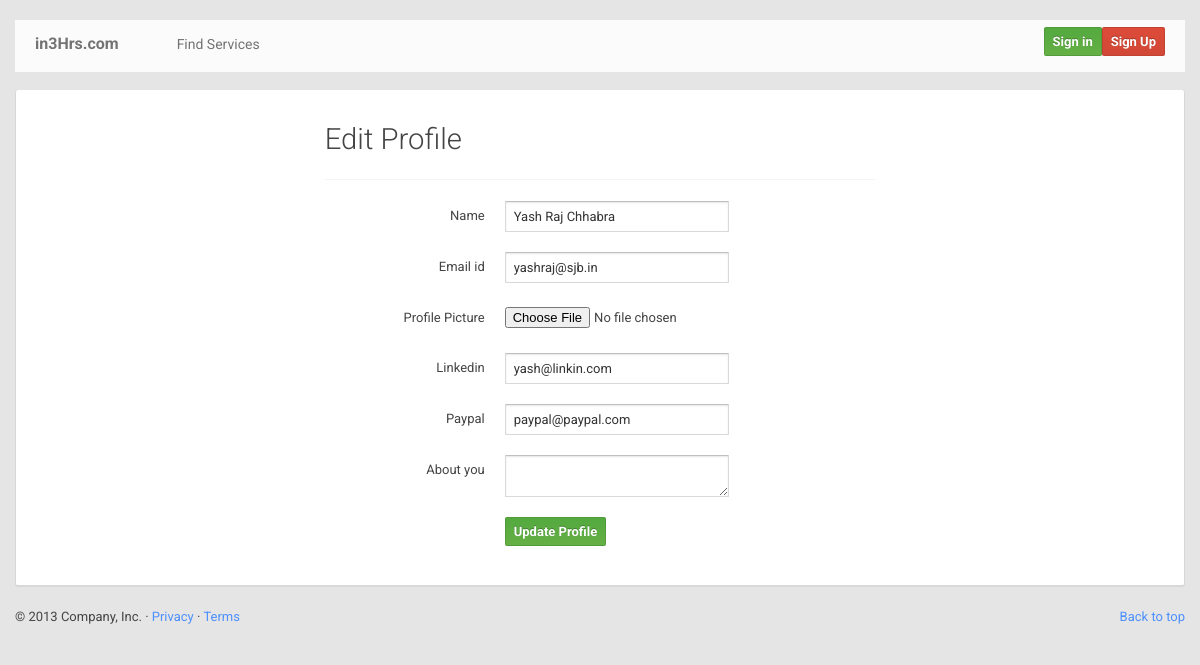
/public/user/index.php?edit=2, run on an earlier commit of the app's database.
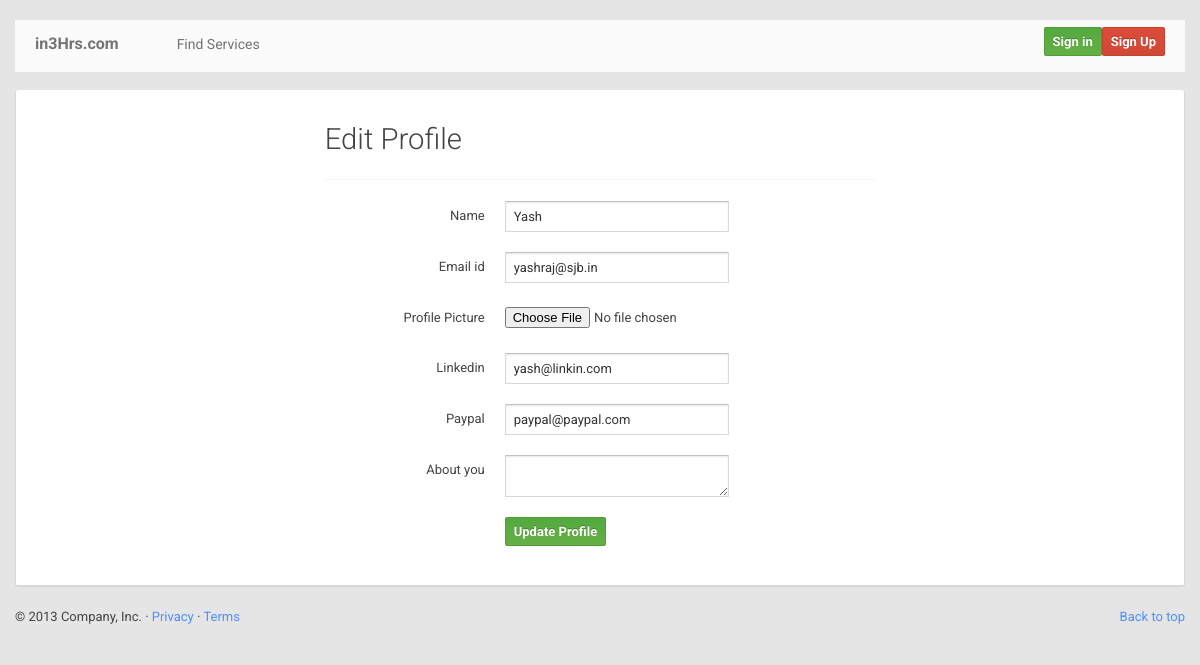
And on a later commit of the database.
### tables this page shows
CREATE TABLE IF NOT EXISTS `user` (
  `user_id` int(20) NOT NULL AUTO_INCREMENT,
  `name` varchar(20) NOT NULL,
  `email` text NOT NULL,
  `pass` varchar(20) NOT NULL,
  `linkedin` varchar(20) NOT NULL,
  `about` text NOT NULL,
  `picture` text NOT NULL,
  `paypal` varchar(20) NOT NULL,
  PRIMARY KEY (`user_id`)
);

### public/models/users.php (called while the page is built, shortened)
<?php
	class users{
		public function get_user_by_id($user_id){
			$con = create_connection();
			$sql_query=mysqli_query($con,"SELECT * FROM user WHERE user_id=$user_id") or die("query is wrong");
			$row2=mysqli_fetch_array($sql_query);
			$data[0]=$row2['name'];
			$data[1]=$row2['email'];
		    $data[2]=$row2['linkedin'];
		    $data[3]=$row2['about'];
		    $data[4]=$row2['picture'];
		    $data[5]=$row2['paypal'];
		    return($data);
		}
}
?>

### public/user/editprofile.html.php (the view, shortened to what this page needs)
<!DOCTYPE html>
<html lang="en">
  <head>
      <link rel="stylesheet" href="css/font-awesome.min.css">
      <link href="../css/bootplus.css" rel="stylesheet">
      <link href="../css/bootplus-responsive.css" rel="stylesheet">
      <link href="../css/custom.css" rel="stylesheet">
      <link href="../css/home.css" rel="stylesheet">
  </head>
  <body>
       <?php include '../includes/header.inc.php'; ?>
      <div class="container movedown">
      <div class="row-fluid">
      <div class="span12 well">
      <div class="span3 ">
      </div>
      <div class="span6 " >
    <h2>Edit Profile</h2>
    <hr>
    <form class="form-horizontal" action="." method="POST" enctype="multipart/form-data">
      <div class="control-group">
      <label class="control-label">Name</label>
      <div class="controls">
      <input type="text" name="name" value="<?php echo $name; ?>"></input>
      </div>
      </div>
      <div class="control-group">
      <label class="control-label">Email id</label>
      <div class="controls">
      <input type="email" name="email" value="<?php echo $email; ?>"></input>
      </div>
      </div>
      <div class="control-group">
      <label class="control-label">Profile Picture</label>
      <div class="controls">
      <input type="file" name="picture"></input>
      </div>
      </div>
      <div class="control-group">
      <label class="control-label">Linkedin</label>
      <div class="controls">
      <input type="email"  name="linkedin" value="<?php echo $linkedin; ?>">
      </div>
      </div>
      <div class="control-group">
      <label class="control-label">Paypal</label>
      <div class="controls">
      <input type="email"  name="paypal" value="<?php echo $paypal; ?>">
      </div>
      </div>
      <div class="control-group">
      <label class="control-label">About you</label>
      <div class="controls">
      <textarea  name="about" value="<?php echo $about; ?>"></textarea>
      </div>
      </div>
      <div class="controls">
      <button type="submit" name="action"   class="btn btn-success">Update Profile</button>
    </form>
    </div>
    </div>
  </div>
    <div class="container">
      <footer>
        <p class="pull-right"><a href="#">Back to top</a></p>
        <p>&copy; 2013 Company, Inc. &middot; <a href="#">Privacy</a> &middot; <a href="#">Terms</a></p>
      </footer>
    </div>
  </body>
</html>

What changed in the data, as far as the page shows it:
changed user "yashraj@sjb.in": name "Yash Raj Chhabra" → "Yash"
